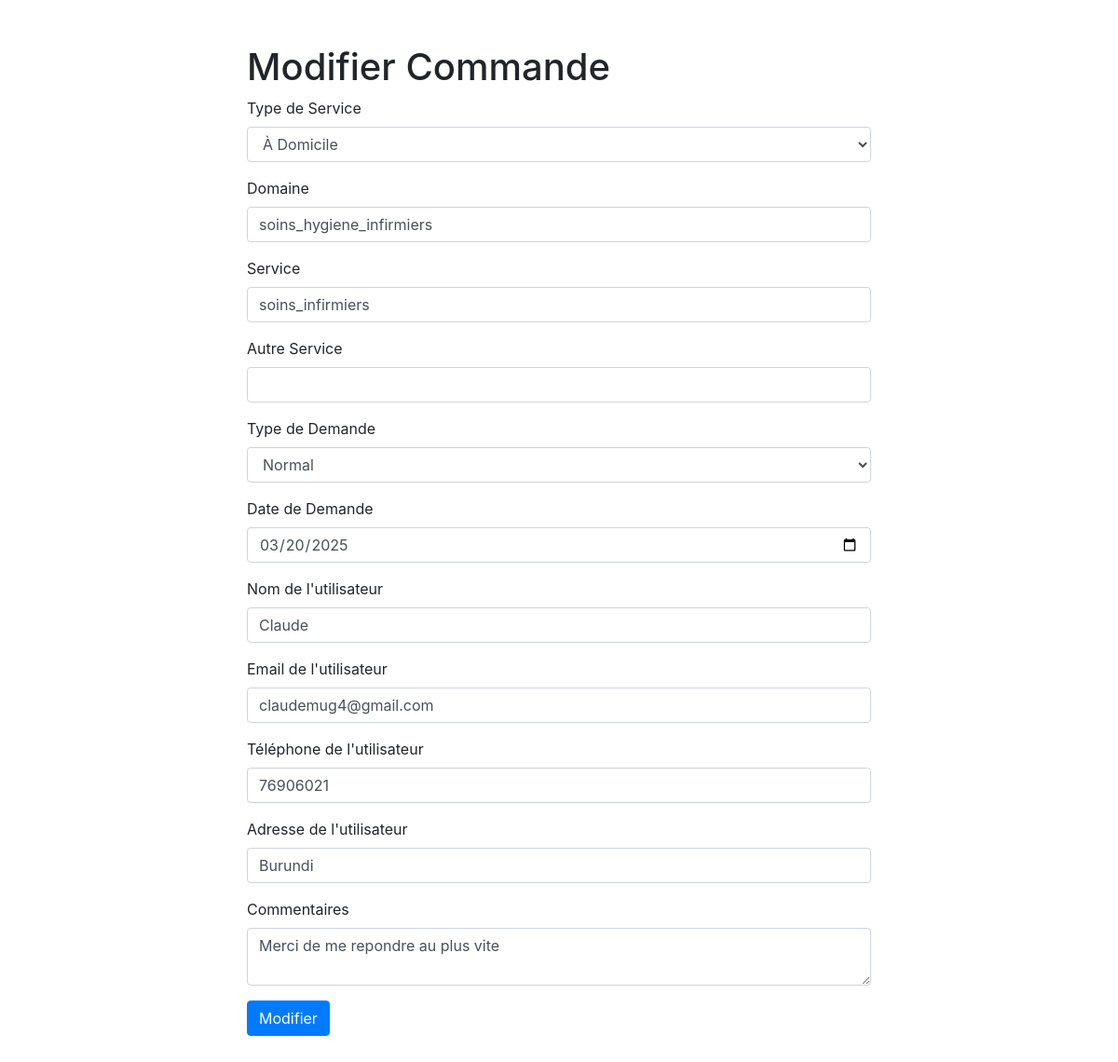
/modicommande.php?id=2 (signed in), run on the app's committed database.
### tables this page shows
CREATE TABLE `commanddomicile` (
  `id` int(11) NOT NULL,
  `nom_service` varchar(255) NOT NULL,
  `domaine` varchar(255) NOT NULL,
  `service` varchar(255) NOT NULL,
  `other_service` varchar(255) DEFAULT NULL,
  `request_type` varchar(50) NOT NULL,
  `request_date` date DEFAULT NULL,
  `user_name` varchar(100) NOT NULL,
  `user_email` varchar(100) NOT NULL,
  `user_phone` varchar(20) NOT NULL,
  `user_address` varchar(255) NOT NULL,
  `user_comments` text DEFAULT NULL,
  `prix` decimal(10,2) DEFAULT NULL,
  `created_at` timestamp NOT NULL DEFAULT current_timestamp(),
  `user_id` int(11) DEFAULT NULL,
  `statut` enum('En attente','En cours','Terminée') NOT NULL DEFAULT 'En attente'
);

### modicommande.php (the view, shortened to what this page needs)
<?php
$servername = "localhost";
$username = "root";
$password = "";
$dbname = "services";
$conn = new mysqli($servername, $username, $password, $dbname);
if (isset($_GET['id'])) {
    $order_id = intval($_GET['id']);
    $sql = "SELECT * FROM commanddomicile WHERE id = ?";
    $stmt = $conn->prepare($sql);
    $stmt->bind_param("i", $order_id);
    $stmt->execute();
    $result = $stmt->get_result();
    if ($result->num_rows > 0) {
        $order = $result->fetch_assoc();
    } else {
        die("Commande non trouvée.");
    }
} else {
    die("ID de commande non spécifié.");
}
?>
<!DOCTYPE html>
<html lang="fr">
<head>
    <link href="https://stackpath.bootstrapcdn.com/bootstrap/4.5.2/css/bootstrap.min.css" rel="stylesheet">
</head>
<body class="container mt-5 col-7 bg-danger-subtle">
    <h1>Modifier Commande</h1>
    <form action="" method="POST">
    <div class="form-group">
            <label for="service">Type de Service</label>
            <select class="form-control" name="service" id="service" required>
                <option value="domicile" <?php echo ($order['service'] == 'domicile') ? 'selected' : ''; ?>>À Domicile</option>
            </select>
        </div>
        <div class="form-group">
            <label for="domaine">Domaine</label>
            <input type="text" class="form-control" name="domaine" id="domaine" value="<?php echo htmlspecialchars($order['domaine']); ?>" required>
        </div>
        <div class="form-group">
            <label for="service">Service</label>
            <input type="text" class="form-control" name="service" id="service" value="<?php echo htmlspecialchars($order['service']); ?>" required>
        </div>
        <div class="form-group">
            <label for="other_service">Autre Service</label>
            <input type="text" class="form-control" name="other_service" id="other_service" value="<?php echo htmlspecialchars($order['other_service']); ?>">
        </div>
        <div class="form-group">
            <label for="request_type">Type de Demande</label>
            <select class="form-control" name="request_type" id="request_type" required>
                <option value="normal" <?php echo ($order['request_type'] == 'normal') ? 'selected' : ''; ?>>Normal</option>
            </select>
        </div>
        <div class="form-group">
            <label for="request_date">Date de Demande</label>
            <input type="date" class="form-control" name="request_date" id="request_date" value="<?php echo htmlspecialchars($order['request_date']); ?>">
        </div>
        <div class="form-group">
            <label for="user_name">Nom de l'utilisateur</label>
            <input type="text" class="form-control" name="user_name" id="user_name" value="<?php echo htmlspecialchars($order['user_name']); ?>" required>
        </div>
        <div class="form-group">
            <label for="user_email">Email de l'utilisateur</label>
            <input type="email" class="form-control" name="user_email" id="user_email" value="<?php echo htmlspecialchars($order['user_email']); ?>" required>
        </div>
        <div class="form-group">
            <label for="user_phone">Téléphone de l'utilisateur</label>
            <input type="tel" class="form-control" name="user_phone" id="user_phone" value="<?php echo htmlspecialchars($order['user_phone']); ?>" required>
        </div>
        <div class="form-group">
            <label for="user_address">Adresse de l'utilisateur</label>
            <input type="text" class="form-control" name="user_address" id="user_address" value="<?php echo htmlspecialchars($order['user_address']); ?>" required>
        </div>
        <div class="form-group">
            <label for="user_comments">Commentaires</label>
            <textarea class="form-control" name="user_comments" id="user_comments"><?php echo htmlspecialchars($order['user_comments']); ?></textarea>
        </div>
        <button type="submit" class="btn btn-primary">Modifier</button>
    </form>
    <br><br><br><br><br>
</body>
</html>

### data on the page
commanddomicile: domaine "soins_hygiene_infirmiers", service "soins_infirmiers", request_type "Normal", request_date "03/20/2025", user_name "Claude", user_email "claudemug4@gmail.com", user_phone "76906021", user_address "Burundi", user_comments "Merci de me repondre au plus vite"
